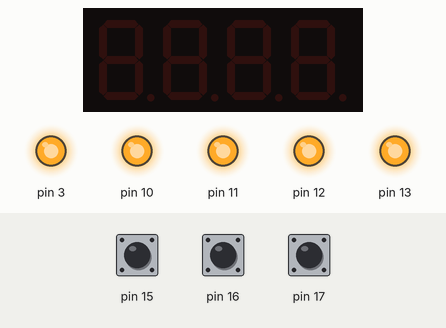
Bench run of a sketch on a simulated Arduino Uno, built with avr-gcc and run on an emulated ATmega328P. Parts: 4-digit seven-segment display, output pins drawn as LEDs (lit = HIGH). Inputs (shaded band) come from the test bench; at power-on: pin 16 HIGH, pin 17 HIGH, pin 15 HIGH. What the sketch prints to the serial monitor is not drawn.

Above: at 1.2 s.
1.3 s: pin 16 pulled LOW for 0.15 s
At 2.6 s:
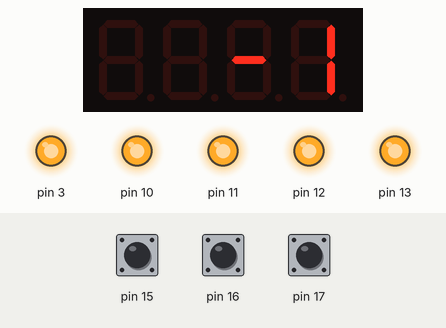
2.9 s: pin 16 pulled LOW for 1 s
At 5.1 s:
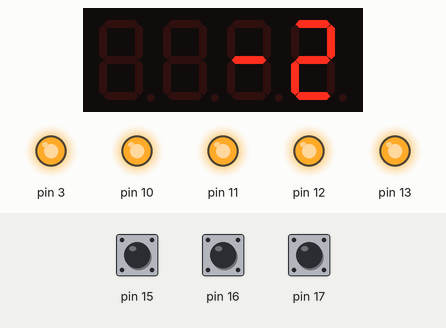
5.4 s: pin 17 pulled LOW for 0.15 s
At 6.7 s:
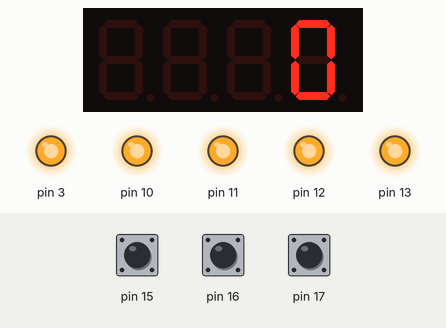
7.0 s: pin 15 pulled LOW for 0.15 s
At 8.1 s:
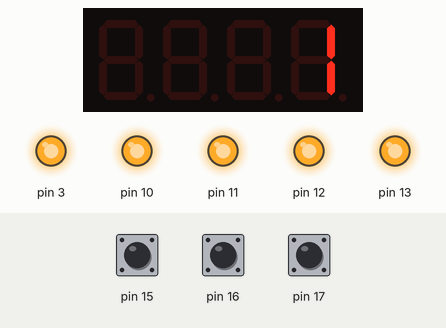
8.6 s: pin 15 pulled LOW for 1 s
At 10.6 s:
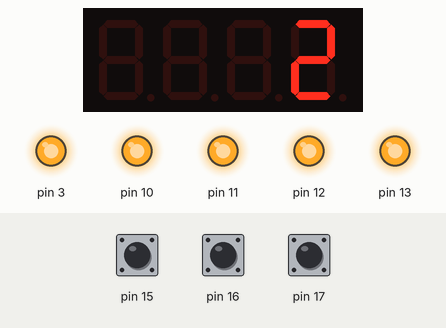
Timing chart, 0 to 12.1 s (numbered marks = the images above; inputs shaded):
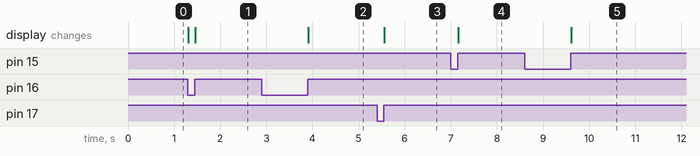

The sketch:

L04A_20220808choiyoonhyeok.ino
```cpp
#include <MultiFuncShield.h>

void setup() {

  Serial.begin(9600);
  MFS.initialize();
}

int counter=0;

void loop() {
  // put your main code here, to run repeatedly:

  byte btn = MFS.getButton();

  if (btn)
  {
    byte buttonNumber = btn & B00111111;
    byte buttonAction = btn & B11000000;

    Serial.println("BUTTON_");
    Serial.write(buttonNumber + '0');
    Serial.print("_");

    if (btn == BUTTON_1_PRESSED)
    {
      MFS.write((int)counter);
      counter++;
    }
    else if (btn == BUTTON_1_SHORT_RELEASE)
    {
    MFS.write((int)counter);
    }
   ////1번 버튼

    if (btn == BUTTON_2_PRESSED)
    {
      MFS.write((int)counter);
      counter--;
    }
    else if (btn == BUTTON_2_SHORT_RELEASE)
    {
    MFS.write((int)counter);
    }
  ////2번 버튼
    if (btn == BUTTON_3_PRESSED)
  {
      MFS.write((int)counter);
      counter=0;
  }
    else if (btn == BUTTON_3_SHORT_RELEASE)
    {
    MFS.write((int)counter);
    }
    ////3번 버튼
  }
}
```

Measured:
- after the input at 1.3 s, the display: first changes at once (image 1 shows a later state)
- after the input at 2.9 s, the display: changes after 1.0 s (image 2)
- after the input at 5.4 s, the display: changes after 0.16 s (image 3)
- after the input at 7.0 s, the display: changes after 0.16 s (image 4)
- after the input at 8.6 s, the display: changes after 1.0 s (image 5)
